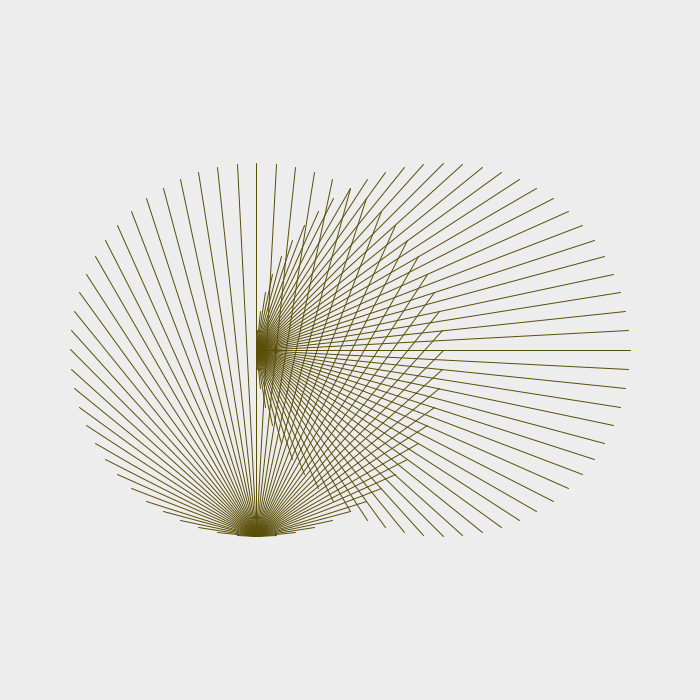
Frame 1 (no input)
Frame 60 (the mouse pressed at the canvas centre just before this capture): identical to frame 1, image omitted
Frame 120 (the mouse held since frame 60 and released just before this capture): identical to frame 1, image omitted

The Processing sketch that drew this single still picture (run headless with seeded random() and noise(); from frame 60 on, the mouse is pressed at the canvas centre):

// Processing sketch: processing_143120
// ── processing_143120.pde


/*----------------------------------
 
 Copyright by Diana Lange 2014
 Don't use without any permission
 
 This sketch is based on:
 #392 Binocular interference
 http://geometrydaily.tumblr.com/post/44861153655/392-binocular-interference-a-new-minimal
 
 mail: kontakt@diana-lange.de
 web: diana-lange.de
 facebook: https://www.facebook.com/DianaLangeDesign
 flickr: http://www.flickr.com/photos/dianalange/collections/
 tumblr: http://dianalange.tumblr.com/
 twitter: http://twitter.com/DianaOnTheRoad
 --------------------------------------*/

int margin;
float d;
int res = 60;
float a1, a2;

void setup ()
{
  size (700, 700);
  smooth();
  margin = width/10;
  d = (width-2*margin) * 0.66667;
  a1 = -PI;
  a2 = PI/2;
}


void draw ()
{
  background (237);


  noFill();
  stroke (#5A4E09);

  translate (margin+d, height/2+d/2);

  float x1=-d/2 + cos (0)*d/2, y1 = -d/2 + sin (0)*d/2;
  float x2, y2;

  for (int j = 0; j < 2; j++)
  {
    x1= -d/2 + cos ((j == 0 ? a2 : a1))*d/2;
    y1 = -d/2 + sin ((j == 0 ? a2 : a1))*d/2;

    for (int i = 0; i < res; i++)
    {
      x2 = -d/2 + cos ((j == 0 ? a2 : a1)+TWO_PI/res*i)*d/2; 
      y2 = -d/2 + sin ((j == 0 ? a2 : a1)+TWO_PI/res*i)*d/2; 

      line (x1, y1, x2, y2);
    }

    translate (d/2, 0);
  }
}


void mouseDragged ()
{
  res = (int) map (mouseX, 0, width, 3, 300);  
}


void keyPressed ()
{
  if (key == 'a')
  {
    int dice = (int) random (4);
    if (dice == 0) a1 = 0;
    else if (dice == 1) a1 = PI;
    else if (dice == 2) a1 = PI/2;
    else a1 = -PI /2;
    
    dice = (int) random (4);
    if (dice == 0) a2 = 0;
    else if (dice == 1) a2 = PI;
    else if (dice == 2) a2 = PI/2;
    else a2 = -PI /2;
  }
  
  if (key == ' ') setup();
}
